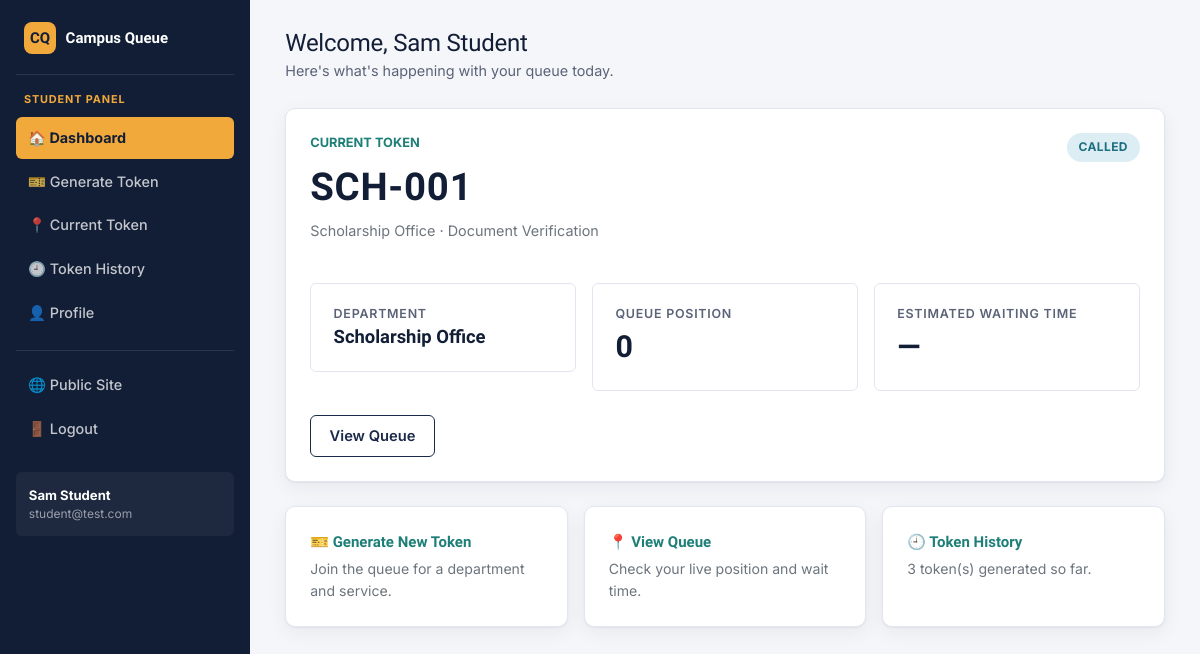
The page /student/dashboard (signed in) on the database its author committed.
### tables this page shows
CREATE TABLE users (
    id INTEGER PRIMARY KEY AUTOINCREMENT,
    name TEXT NOT NULL,
    email TEXT NOT NULL UNIQUE,
    phone TEXT NOT NULL,
    password TEXT NOT NULL,
    role TEXT NOT NULL CHECK(role IN ('student', 'staff', 'admin')),
    department_id INTEGER,
    status TEXT NOT NULL DEFAULT 'active' CHECK(status IN ('active', 'inactive')),
    created_at TEXT NOT NULL,
    FOREIGN KEY (department_id) REFERENCES departments(id)
);

CREATE TABLE tokens (
    id INTEGER PRIMARY KEY AUTOINCREMENT,
    token_number TEXT NOT NULL,
    user_id INTEGER NOT NULL,
    department_id INTEGER NOT NULL,
    service_id INTEGER NOT NULL,
    status TEXT NOT NULL DEFAULT 'WAITING'
        CHECK(status IN ('WAITING','CALLED','IN_PROGRESS','COMPLETED','SKIPPED','CANCELLED')),
    created_at TEXT NOT NULL,
    called_at TEXT,
    completed_at TEXT,
    FOREIGN KEY (user_id) REFERENCES users(id),
    FOREIGN KEY (department_id) REFERENCES departments(id),
    FOREIGN KEY (service_id) REFERENCES services(id)
);

CREATE TABLE departments (
    id INTEGER PRIMARY KEY AUTOINCREMENT,
    name TEXT NOT NULL UNIQUE,
    code TEXT NOT NULL UNIQUE,
    status TEXT NOT NULL DEFAULT 'active' CHECK(status IN ('active', 'inactive'))
);

CREATE TABLE services (
    id INTEGER PRIMARY KEY AUTOINCREMENT,
    department_id INTEGER NOT NULL,
    name TEXT NOT NULL,
    estimated_time INTEGER NOT NULL DEFAULT 5,
    status TEXT NOT NULL DEFAULT 'active' CHECK(status IN ('active', 'inactive')),
    FOREIGN KEY (department_id) REFERENCES departments(id)
);

### app.py (the view)
@app.route("/student/dashboard")
@role_required("student")
def student_dashboard():
    db = get_db()
    token = get_active_token_for_user(db, session["user_id"])
    position = None
    wait_time = None
    if token and token["status"] == "WAITING":
        position = queue_position(db, token)
        wait_time = estimated_wait_minutes(db, token)
    elif token:
        position = 0
    total_history = db.execute(
        "SELECT COUNT(*) AS c FROM tokens WHERE user_id = ?", (session["user_id"],)
    ).fetchone()["c"]
    return render_template(
        "student/dashboard.html",
        token=token,
        position=position,
        wait_time=wait_time,
        total_history=total_history,
    )

### app.py (called while the page is built)
def get_db():
    if "db" not in g:
        g.db = database.get_db()
    return g.db

def role_required(*roles):
    def decorator(view):
        @wraps(view)
        def wrapped(*args, **kwargs):
            if "user_id" not in session:
                flash("Please log in to continue.", "warning")
                return redirect(url_for("login"))
            if session.get("role") not in roles:
                return render_template("access_denied.html"), 403
            return view(*args, **kwargs)
        return wrapped
    return decorator

def current_user():
    if "user_id" not in session:
        return None
    return get_db().execute(
        "SELECT * FROM users WHERE id = ?", (session["user_id"],)
    ).fetchone()

@app.context_processor
def inject_user():
    return {"logged_in_user": current_user()}

def get_active_token_for_user(db, user_id):
    return db.execute(
        "SELECT t.*, d.name AS department_name, d.code AS department_code, "
        "s.name AS service_name, s.estimated_time "
        "FROM tokens t "
        "JOIN departments d ON d.id = t.department_id "
        "JOIN services s ON s.id = t.service_id "
        "WHERE t.user_id = ? AND t.status IN ('WAITING','CALLED','IN_PROGRESS') "
        "ORDER BY t.id DESC LIMIT 1",
        (user_id,),
    ).fetchone()

### database.py (called while the page is built)
def get_db():
    conn = sqlite3.connect(DB_PATH)
    conn.row_factory = sqlite3.Row
    conn.execute("PRAGMA foreign_keys = ON")
    return conn

### templates/student/dashboard.html (shortened to what this page needs)
{% extends "base_dashboard.html" %}
{% block content %}
<div class="cq-topbar">
  <div>
    <h1 id="welcome-heading">Welcome, {{ logged_in_user['name'] }}</h1>
    <div class="subtitle">Here's what's happening with your queue today.</div>
  </div>
</div>
{% if token %}
  <div class="cq-card mb-4">
    <div class="d-flex flex-wrap justify-content-between align-items-start gap-3">
      <div>
        <div class="section-eyebrow mb-1">CURRENT TOKEN</div>
        <div class="ticket-token-number" id="current-token-number">{{ token['token_number'] }}</div>
        <div class="text-secondary mt-1" style="font-size:0.9rem;">
          {{ token['department_name'] }} &middot; {{ token['service_name'] }}
        </div>
      </div>
      <span class="badge-status badge-{{ token['status'] }}" id="current-token-status">{{ token['status'] }}</span>
    </div>
    <div class="row mt-4 g-3">
      <div class="col-sm-4">
        <div class="stat-card">
          <div class="stat-label">Department</div>
          <div class="stat-value" style="font-size:1.15rem;">{{ token['department_name'] }}</div>
        </div>
      </div>
      <div class="col-sm-4">
        <div class="stat-card">
          <div class="stat-label">Queue Position</div>
          <div class="stat-value" id="queue-position">{{ position if position is not none else '—' }}</div>
        </div>
      </div>
      <div class="col-sm-4">
        <div class="stat-card">
          <div class="stat-label">Estimated Waiting Time</div>
          <div class="stat-value" id="estimated-wait-time">{{ (wait_time ~ ' min') if wait_time is not none else '—' }}</div>
        </div>
      </div>
    </div>
    <div class="d-flex flex-wrap gap-2 mt-4">
      <a href="{{ url_for('current_token') }}" class="btn btn-outline-navy" id="view-queue-button">View Queue</a>
    </div>
  </div>
{% endif %}
<div class="row g-3">
  <div class="col-md-4">
    <a href="{{ url_for('generate_token') }}" class="text-decoration-none">
      <div class="cq-card h-100">
        <div class="fw-bold" style="font-family:'Sora',sans-serif;">🎫 Generate New Token</div>
        <p class="text-secondary mb-0 mt-1" style="font-size:0.88rem;">Join the queue for a department and service.</p>
      </div>
    </a>
  </div>
  <div class="col-md-4">
    <a href="{{ url_for('current_token') }}" class="text-decoration-none">
      <div class="cq-card h-100">
        <div class="fw-bold" style="font-family:'Sora',sans-serif;">📍 View Queue</div>
        <p class="text-secondary mb-0 mt-1" style="font-size:0.88rem;">Check your live position and wait time.</p>
      </div>
    </a>
  </div>
  <div class="col-md-4">
    <a href="{{ url_for('student_history') }}" class="text-decoration-none">
      <div class="cq-card h-100">
        <div class="fw-bold" style="font-family:'Sora',sans-serif;">🕘 Token History</div>
        <p class="text-secondary mb-0 mt-1" style="font-size:0.88rem;">{{ total_history }} token(s) generated so far.</p>
      </div>
    </a>
  </div>
</div>
{% endblock %}

### templates/base_dashboard.html (shortened to what this page needs)
<!DOCTYPE html>
<html lang="en">
<head>
<link href="https://cdn.jsdelivr.net/npm/bootstrap@5.3.3/dist/css/bootstrap.min.css" rel="stylesheet">
<link href="{{ url_for('static', filename='css/style.css') }}" rel="stylesheet">
</head>
<body>
<div class="cq-shell">
  <aside class="cq-sidebar">
    <div class="brand">
      <span class="brand-mark">CQ</span> Campus Queue
    </div>
    <div class="role-tag">{{ session.role }} panel</div>
    <nav class="nav flex-column" id="sidebar-nav">
      {% if session.role == 'student' %}
        <a class="nav-link {% if request.endpoint == 'student_dashboard' %}active{% endif %}" id="nav-dashboard" href="{{ url_for('student_dashboard') }}">🏠 Dashboard</a>
        <a class="nav-link {% if request.endpoint == 'generate_token' %}active{% endif %}" id="nav-generate-token" href="{{ url_for('generate_token') }}">🎫 Generate Token</a>
        <a class="nav-link {% if request.endpoint == 'current_token' %}active{% endif %}" id="nav-current-token" href="{{ url_for('current_token') }}">📍 Current Token</a>
        <a class="nav-link {% if request.endpoint == 'student_history' %}active{% endif %}" id="nav-history" href="{{ url_for('student_history') }}">🕘 Token History</a>
        <a class="nav-link {% if request.endpoint == 'student_profile' %}active{% endif %}" id="nav-profile" href="{{ url_for('student_profile') }}">👤 Profile</a>
      {% endif %}
      <div class="nav-divider"></div>
      <a class="nav-link" href="{{ url_for('home') }}">🌐 Public Site</a>
      <a class="nav-link" id="nav-logout" href="{{ url_for('logout') }}">🚪 Logout</a>
    </nav>
    {% if logged_in_user %}
    <div class="user-box">
      <div class="u-name">{{ logged_in_user['name'] }}</div>
      <div class="u-email">{{ logged_in_user['email'] }}</div>
    </div>
    {% endif %}
  </aside>
  <main class="cq-main">
    {% block content %}{% endblock %}
  </main>
</div>
</body>
</html>

### static/css/style.css (style rules this page uses)
:root { --navy: #1B2A4A; --navy-deep: #121E36; --navy-soft: #2C4270; --amber: #F2A93B; --amber-deep: #D98D1F; --teal: #2AA9A0; --teal-deep: #1E7F78; --danger: #C1443C; --success: #2E7D5B; --ink: #1C2333; --ink-soft: #5A6377; --paper: #F5F6FA; --card: #FFFFFF; --border: #E3E6F0; --radius-sm: 6px; --radius-md: 10px; --shadow-card: 0 1px 2px rgba(18, 30, 54, 0.06), 0 6px 20px rgba(18, 30, 54, 0.06); }
* { box-sizing: border-box; }
html, body { height: 100%; }
body { font-family: "Inter", -apple-system, BlinkMacSystemFont, sans-serif; background: var(--paper); color: var(--ink); font-size: 15px; line-height: 1.55; }
h1, h2, h3, h4, h5, h6, .display-font { font-family: "Sora", "Inter", sans-serif; color: var(--navy-deep); letter-spacing: -0.01em; }
a { color: var(--teal-deep); text-decoration: none; }
.btn { border-radius: var(--radius-sm); font-weight: 600; padding: 0.55rem 1.15rem; font-size: 0.92rem; }
.btn-outline-navy { border: 1px solid var(--navy); color: var(--navy); background: transparent; }
.ticket-token-number { font-family: "Sora", sans-serif; font-weight: 800; font-size: 2.4rem; color: var(--navy-deep); letter-spacing: 0.02em; }
.cq-card { background: var(--card); border: 1px solid var(--border); border-radius: var(--radius-md); box-shadow: var(--shadow-card); padding: 1.5rem; }
.stat-card { background: var(--card); border: 1px solid var(--border); border-radius: var(--radius-sm); padding: 1.25rem 1.4rem; }
.stat-card .stat-label { font-size: 0.78rem; color: var(--ink-soft); font-weight: 600; text-transform: uppercase; letter-spacing: 0.06em; }
.stat-card .stat-value { font-family: "Sora", sans-serif; font-size: 1.9rem; font-weight: 700; color: var(--navy-deep); }
.badge-status { display: inline-block; padding: 0.32rem 0.75rem; border-radius: 999px; font-size: 0.75rem; font-weight: 700; letter-spacing: 0.03em; }
.badge-CALLED { background: #DCEEF4; color: #1E6E82; }
.cq-shell { display: flex; min-height: 100vh; }
.cq-sidebar { width: 250px; flex-shrink: 0; background: var(--navy-deep); color: #fff; padding: 1.4rem 1rem; position: sticky; top: 0; height: 100vh; overflow-y: auto; }
.cq-sidebar .brand { display: flex; align-items: center; gap: 0.6rem; font-family: "Sora", sans-serif; font-weight: 700; color: #fff; padding: 0 0.5rem 1.2rem; margin-bottom: 1rem; border-bottom: 1px solid rgba(255,255,255,0.1); }
.cq-sidebar .brand .brand-mark { width: 32px; height: 32px; background: var(--amber); color: var(--navy-deep); border-radius: 8px; display: inline-flex; align-items: center; justify-content: center; font-weight: 800; }
.cq-sidebar .role-tag { font-size: 0.68rem; text-transform: uppercase; letter-spacing: 0.08em; color: var(--amber); padding: 0 0.5rem; margin-bottom: 0.6rem; font-weight: 700; }
.cq-sidebar .nav-link { color: rgba(255,255,255,0.75); padding: 0.6rem 0.75rem; border-radius: var(--radius-sm); font-size: 0.9rem; font-weight: 500; margin-bottom: 0.15rem; display: flex; align-items: center; gap: 0.6rem; }
.cq-sidebar .nav-link.active { background: var(--amber); color: var(--navy-deep); font-weight: 700; }
.cq-sidebar .nav-divider { border-top: 1px solid rgba(255,255,255,0.1); margin: 0.85rem 0; }
.cq-sidebar .user-box { margin-top: 1.2rem; padding: 0.8rem; background: rgba(255,255,255,0.05); border-radius: var(--radius-sm); font-size: 0.82rem; }
.cq-sidebar .user-box .u-name { font-weight: 700; color: #fff; }
.cq-sidebar .user-box .u-email { color: rgba(255,255,255,0.55); font-size: 0.75rem; word-break: break-all; }
.cq-main { flex-grow: 1; padding: 1.8rem 2.2rem 3rem; max-width: 100%; }
.cq-topbar { display: flex; justify-content: space-between; align-items: center; margin-bottom: 1.6rem; flex-wrap: wrap; gap: 0.75rem; }
.cq-topbar h1 { font-size: 1.5rem; margin: 0; }
.cq-topbar .subtitle { color: var(--ink-soft); font-size: 0.9rem; margin-top: 0.15rem; }
.section-eyebrow { color: var(--teal-deep); font-weight: 700; font-size: 0.8rem; }

### rows shown on the page
users: role "STUDENT", name "Sam Student", email "student@test.com"
tokens: token_number "SCH-001", status "CALLED"
departments: department_name "Scholarship Office"
services: service_name "Document Verification"

### other values the page prints
{{ position if position is not none else '—' }} "0"
{{ (wait_time ~ ' min') if wait_time is not none else '—' }} "—"
{{ total_history }} "3"
